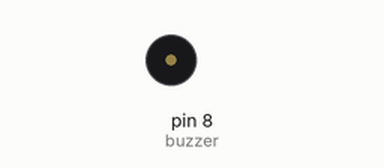
Bench run of a sketch on a simulated Arduino Uno, built with avr-gcc and run on an emulated ATmega328P. Parts: buzzer (waves = sounding).

Above: at 3.7 s.
At 7.7 s:
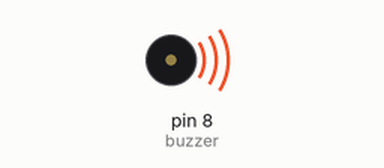
Timing chart, 0 to 19.2 s (numbered marks = the images above):
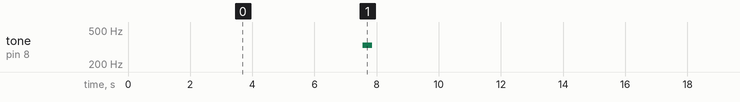

The sketch:

simple_buzzer_control.ino
```cpp
int buzzer = 8;
int buztime = 500;
int dt1 = 1;
int dt2 = 2;
int intervalwait = 7000;
void setup() {
  // put your setup code here, to run once:
pinMode(buzzer, OUTPUT);
}

void loop() {
  // put your main code here, to run repeatedly:
digitalWrite(buzzer, HIGH);
delay(buztime);
digitalWrite(buzzer, LOW);
delay(intervalwait);
for (int i = 0; i < 100; i++)
{
  digitalWrite(buzzer, HIGH);
  delay(dt1);
  digitalWrite(buzzer, LOW);
  delay(dt2);
}
delay(intervalwait);
}
```

Measured:
- by itself, tone on pin 8 (buzzer): alternates 331 Hz for 0.32 s and silent for 14.5 s
